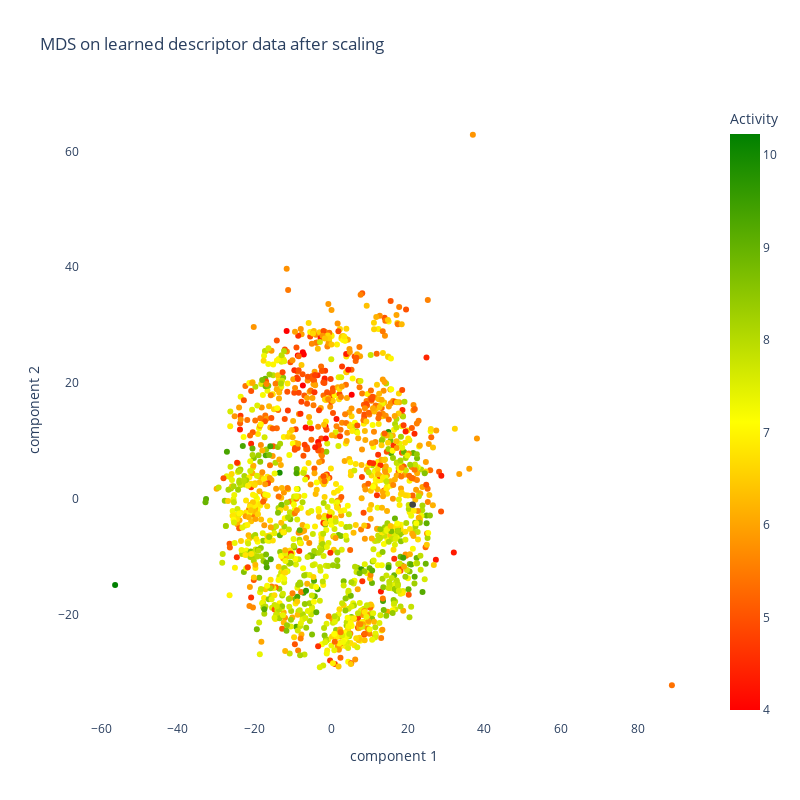

This figure's notebook cell:
### Code cell
fig_learned_2 = px.scatter(finalDf_learned, x="component 1", y="component 2",
                    color = "Activity",
                      color_continuous_scale=["red",  "yellow", "green"],
                    hover_data = None ,
                                        
                    title = 'MDS on learned descriptor data after scaling',
                                      width=800,
                                      height=800,
                          render_mode='SVG',
                          #symbol='scaffold_grouped',    symbol_sequence = symbols
                          )
fig_learned_2.update_layout(plot_bgcolor='White')
#fig_learned_2.show()
app_scatter = molplotly.add_molecules(fig=fig_learned_2,
                                      df=finalDf_learned,
                                      smiles_col='smiles',
                                      title_col='InChIKey',
                                      condition_col = 'scaffold_grouped')
                                                                     
app_scatter.run_server(mode='inline', port=9112, height=800)

### Figure 1 — Plotly figure (JSON) as saved in the notebook; plotly's stock layout.template omitted (floating-point values rounded to 4 significant figures; data arrays with more than 128 entries replaced by an {"elided": "..."} marker saying what was removed)
{"data": [{"hovertemplate": "component 1=%{x}<br>component 2=%{y}<br>Activity=%{marker.color}<extra></extra>", "legendgroup": "", "marker": {"color": {"elided": "1482 float values"}, "coloraxis": "coloraxis", "symbol": "circle"}, "mode": "markers", "name": "", "orientation": "v", "showlegend": false, "type": "scatter", "x": {"elided": "1482 float values"}, "xaxis": "x", "y": {"elided": "1482 float values"}, "yaxis": "y"}], "layout": {"coloraxis": {"colorbar": {"title": {"text": "Activity"}}, "colorscale": [[0, "red"], [0.5, "yellow"], [1, "green"]]}, "height": 800, "legend": {"tracegroupgap": 0}, "plot_bgcolor": "White", "title": {"text": "MDS on learned descriptor data after scaling"}, "width": 800, "xaxis": {"anchor": "y", "domain": [0, 1], "title": {"text": "component 1"}}, "yaxis": {"anchor": "x", "domain": [0, 1], "title": {"text": "component 2"}}}}
